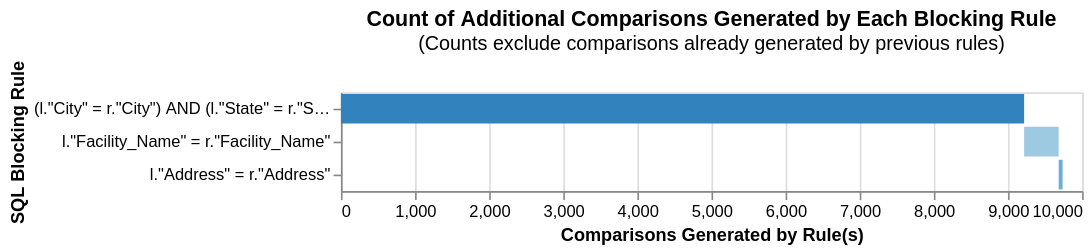

Here is the notebook cell this chart was saved with:
### Code cell
blocking_rules = [blocking_rule_1, blocking_rule_2, blocking_rule_3]
linker.cumulative_num_comparisons_from_blocking_rules_chart(blocking_rules)

### Figure 1 — Vega-Lite specification as saved in the notebook (floating-point values rounded to 4 significant figures)
{"config": {"view": {"continuousWidth": 300, "continuousHeight": 300}}, "data": {"name": "data-6d0dc41138b72e7cf69a6a2bf6c6c4dc"}, "mark": "bar", "encoding": {"color": {"field": "rule", "legend": null, "scale": {"scheme": "category20c"}}, "order": {"field": "cumulative_rows"}, "tooltip": [{"field": "rule", "title": "SQL Condition", "type": "nominal"}, {"field": "row_count", "format": ",", "title": "Comparisons Generated", "type": "quantitative"}, {"field": "cumulative_rows", "format": ",", "title": "Cumulative Comparisons", "type": "quantitative"}, {"field": "cartesian", "format": ",", "title": "Cartesian Product of Input Data", "type": "quantitative"}, {"field": "reduction_ratio", "title": "Reduction Ratio (cumulative rows/cartesian product)", "type": "nominal"}], "x": {"field": "start", "title": "Comparisons Generated by Rule(s)", "type": "quantitative"}, "x2": {"field": "cumulative_rows"}, "y": {"field": "rule", "sort": ["-x2"], "title": "SQL Blocking Rule"}}, "height": {"step": 20}, "title": {"text": "Count of Additional Comparisons Generated by Each Blocking Rule", "subtitle": "(Counts exclude comparisons already generated by previous rules)"}, "width": 450, "$schema": "https://vega.github.io/schema/vega-lite/v5.9.3.json", "datasets": {"data-6d0dc41138b72e7cf69a6a2bf6c6c4dc": [{"row_count": 9218, "rule": "(l.\"City\" = r.\"City\") AND (l.\"State\" = r.\"State\")", "cumulative_rows": 9218, "cartesian": 14399283, "reduction_ratio": "The rolling reduction ratio with your given blocking rule(s) is 0.99936. This represents the reduction in the total number of comparisons due to your rule(s).", "start": 0}, {"row_count": 466, "rule": "l.\"Facility_Name\" = r.\"Facility_Name\"", "cumulative_rows": 9684, "cartesian": 14399283, "reduction_ratio": "The rolling reduction ratio with your given blocking rule(s) is 0.999327. This represents the reduction in the total number of comparisons due to your rule(s).", "start": 9218}, {"row_count": 53, "rule": "l.\"Address\" = r.\"Address\"", "cumulative_rows": 9737, "cartesian": 14399283, "reduction_ratio": "The rolling reduction ratio with your given blocking rule(s) is 0.999324. This represents the reduction in the total number of comparisons due to your rule(s).", "start": 9684}]}}
